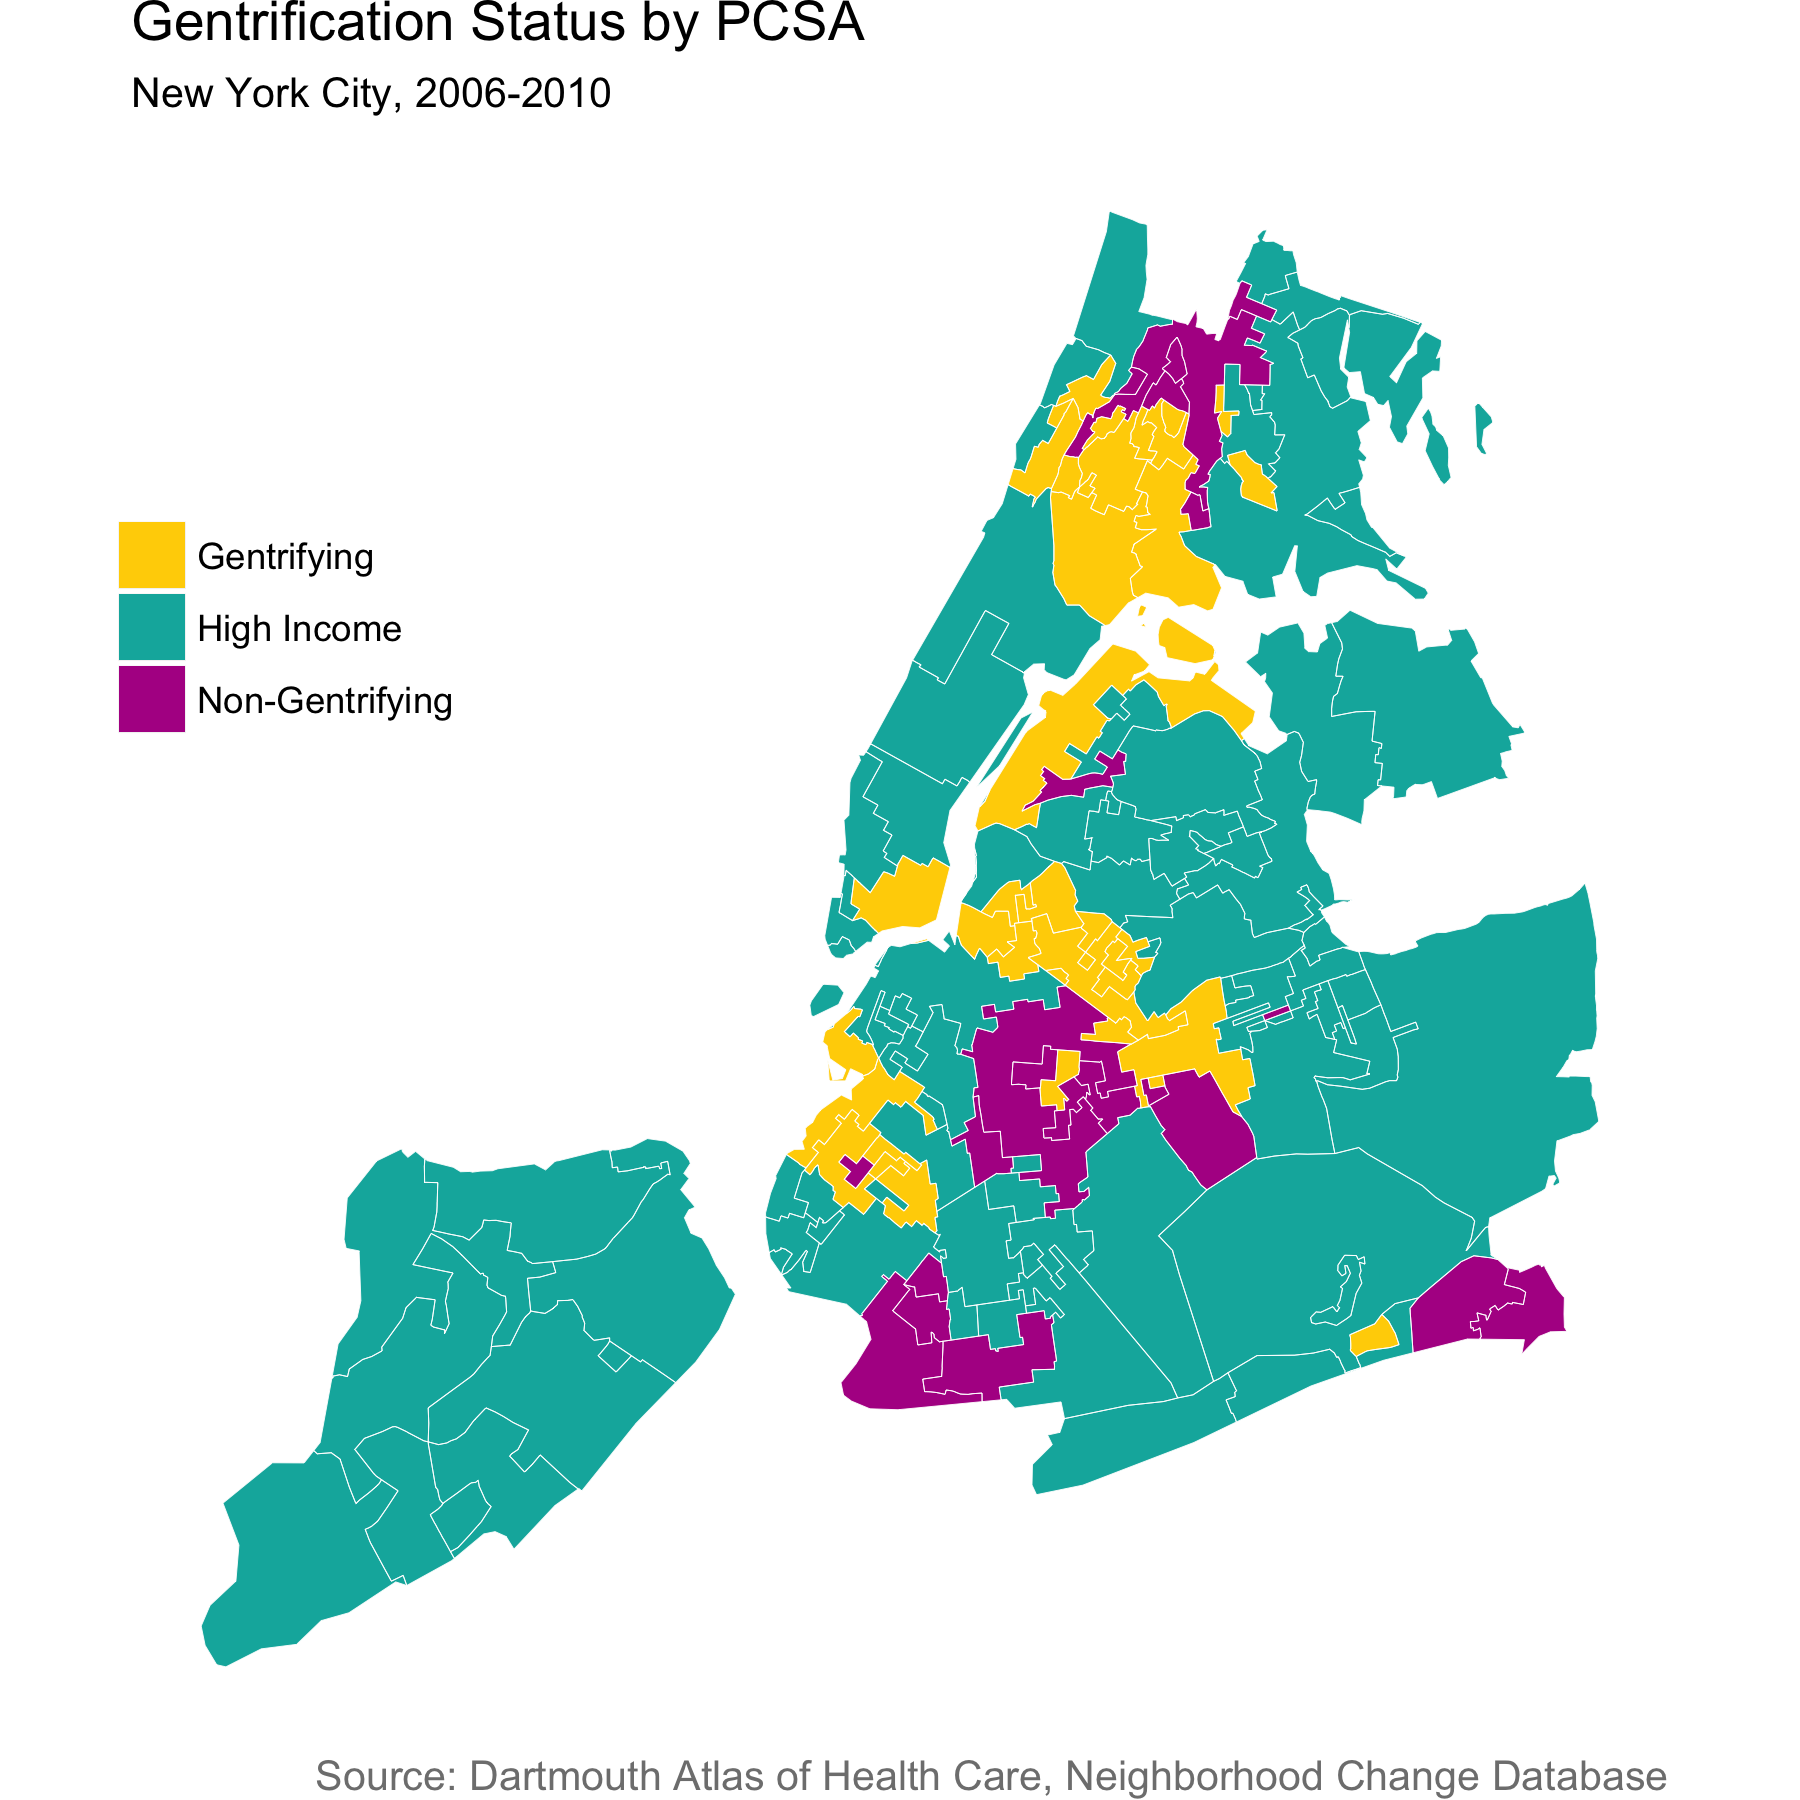

Generate this figure with R:
library(tidyverse)
library(stringr)
library(rgeos) # This is neded for the fortify (i think..)
library(rgdal) # this is to read in the shapefile
library(spdplyr) # allows use of main dyplr verbs (commands) on spatial data

# read in PCSA shapefile
pcsas <- readOGR("../Dropbox/capstone/shapefiles/pcsav3_1shapefiles", "uspcsav31_HRSA")

# Read in PCSA-level gentrifiction status crosswalk
gent_df <- read_csv("../Dropbox/capstone/pcsa_gent.csv", col_types = cols_only(pcsa = "c", gent_status = "c"))

# create county code variable, restrict to only NYC using county, "fortify" data makes it work with ggplot, merge in gentrification status
nyc_pcsas <- pcsas %>% 
  mutate(county = str_sub(PCSA, 3, 5)) %>% 
  filter(PCSA_ST == "NY", county %in% c("005", "047", "061", "081", "085")) %>% 
  fortify(region = "PCSA") %>%
  left_join(gent_df, by = c("id" = "pcsa"))

# the x, y, and group have to take these values created by the fortify, fill is the relevant variable (here gentrification), 
gent_map <- ggplot(nyc_pcsas, aes(x= long, y = lat, group = group, fill = gent_status)) +
  geom_polygon() + # this plots the main shapefiles, using the group and fill from above
  scale_fill_manual(values = c("#FFD200", "#00B2AB", "#B21293")) + # this sets the colors for gentrification status levels
  geom_polygon(fill = NA, color = "white", size = 0.10) + # this is just to all a white outline around neighborhoods
  coord_map() + # this maps the map projection look right
  ggmap::theme_nothing(legend = TRUE) + # this just remove the basic formatting used for graphs
  labs(title = "Gentrification Status by PCSA",
       subtitle = "New York City, 2006-2010",
       fil = "",
       caption = "Source: Dartmouth Atlas of Health Care, Neighborhood Change Database") +
  theme(legend.title = element_blank(), # These options just remove legend tiles, move the legend, and make the source caption grey
        legend.position = c(.1, .7),
        plot.caption = element_text(colour = "grey50"))

# This save the ggplot object with given file type, and demensions
ggsave("gent_map_pcsa.png", gent_map, width = 6, height = 6, units = "in") 
